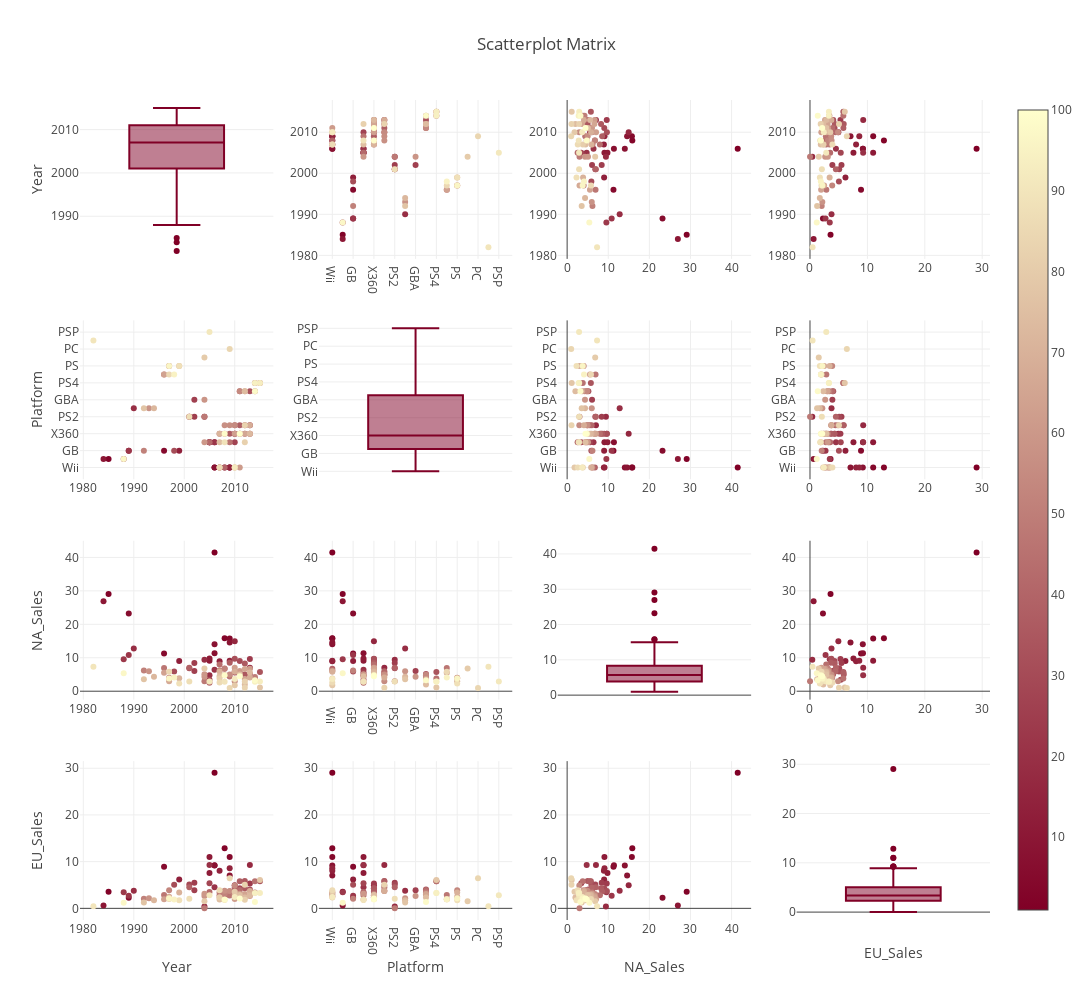

The code cell stored with this chart in its notebook:
### Markdown cell above
Following ScatterPlot Matrix shows relationships between top 100 Video Games according to Year, Platform, North America and Europe Sales.

### Code cell
df2 = df.loc[:,["Year","Platform","NA_Sales","EU_Sales" ]]

df2["index"] = np.arange(1,len(df)+1)
# scatter matrix
fig = ff.create_scatterplotmatrix(df2, diag='box', index='index',colormap='YlOrRd',
                                  colormap_type='seq',
                                  height=1000, width=1200)
iplot(fig)
